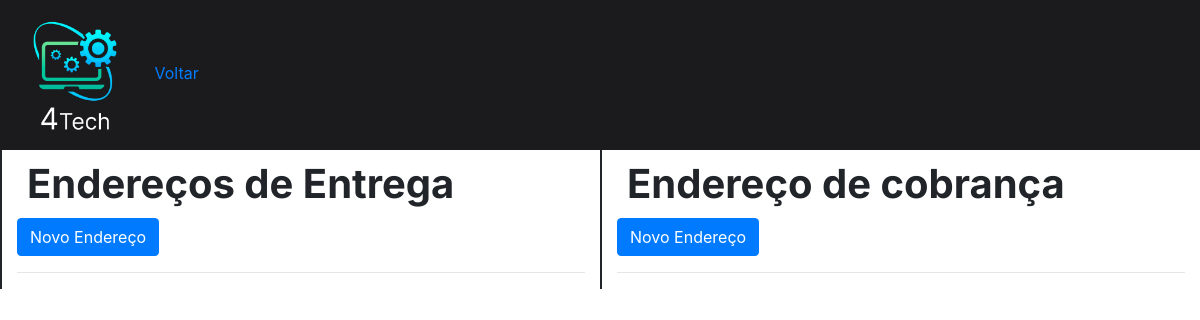
Before: /VisualizarEndereco.php?id=1 with the older database file.
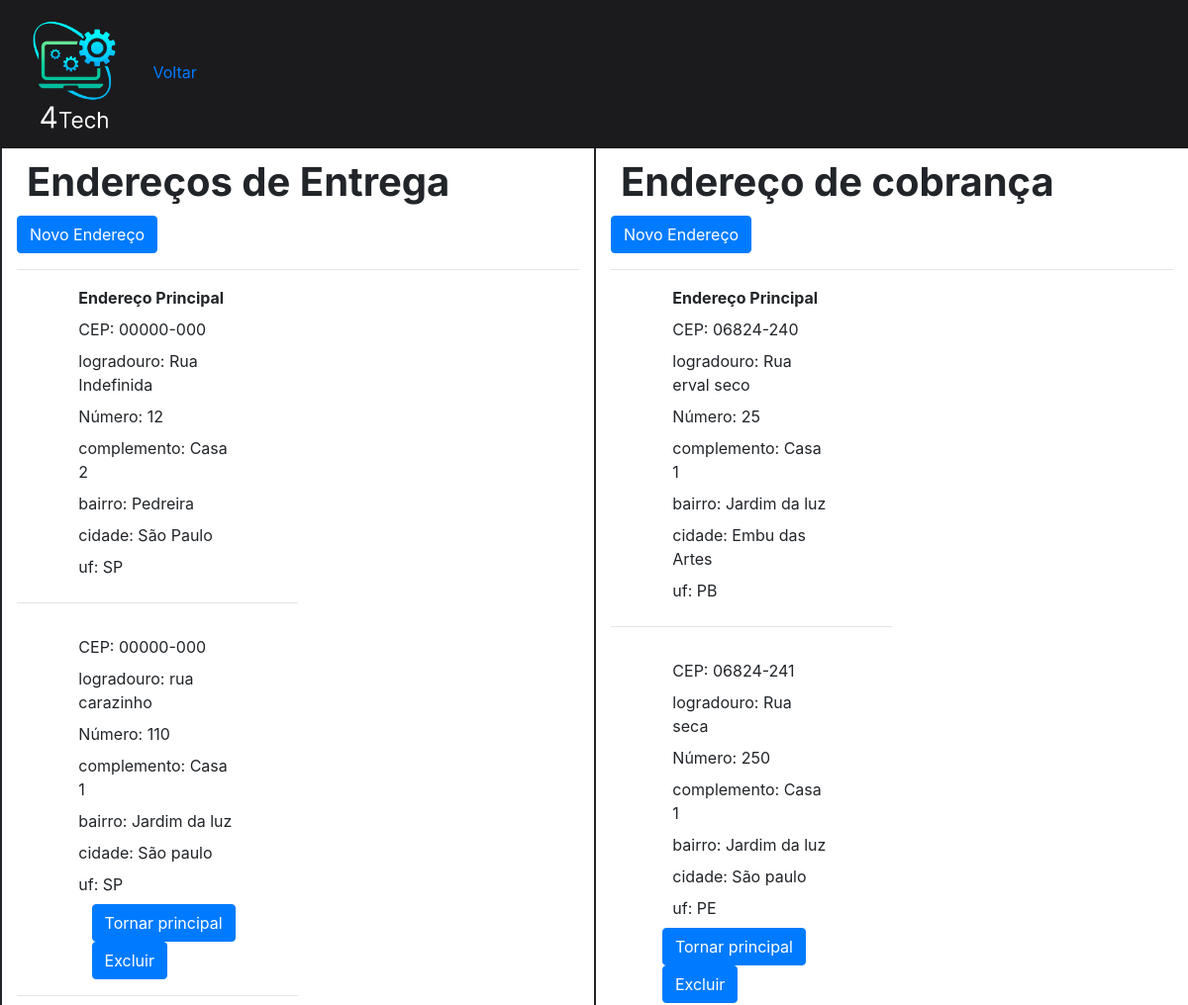
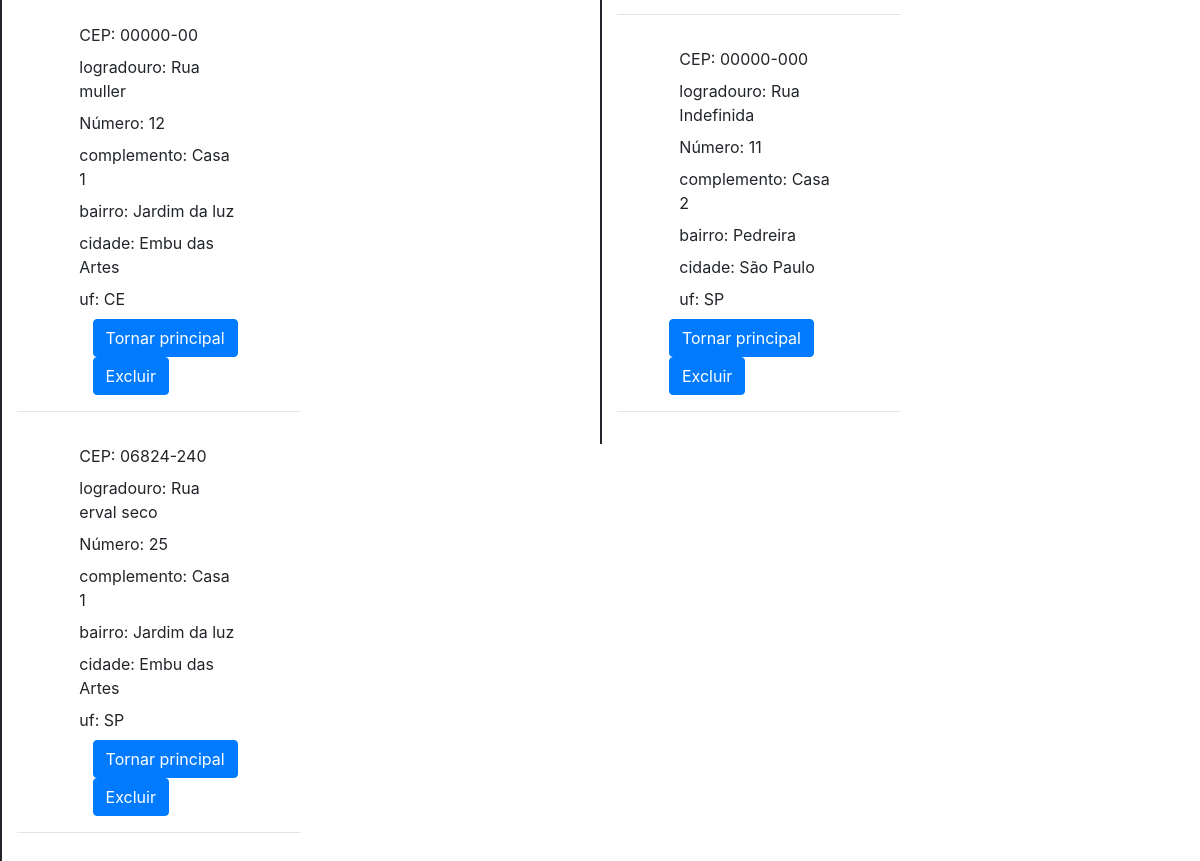
After: the same page with the newer database file (2 pictures, top to bottom).
### tables this page shows
CREATE TABLE `enderecos_de_entrega` (
  `id` int(10) NOT NULL,
  `cep` varchar(9) NOT NULL,
  `logradouro` varchar(200) NOT NULL,
  `numero_endereco` int(10) NOT NULL,
  `complemento` varchar(50) DEFAULT NULL,
  `bairro` varchar(100) NOT NULL,
  `cidade` varchar(50) NOT NULL,
  `uf` varchar(2) NOT NULL,
  `cliente_id` int(10) DEFAULT NULL,
  `status` enum('principal','secundario','inativo') DEFAULT NULL
);

CREATE TABLE `enderecos_de_cobranca` (
  `id` int(10) NOT NULL,
  `cep` varchar(9) NOT NULL,
  `logradouro` varchar(200) NOT NULL,
  `numero_endereco` int(10) NOT NULL,
  `complemento` varchar(50) NOT NULL,
  `bairro` varchar(100) NOT NULL,
  `cidade` varchar(50) NOT NULL,
  `uf` varchar(2) NOT NULL,
  `cliente_id` int(10) DEFAULT NULL,
  `status` enum('principal','secundario','inativo') DEFAULT NULL
);

### visualizarEndereco.php (the view, shortened to what this page needs)
<?php
include("conectar.php");
$id_cliente = isset($_GET['id']) ? $_GET['id'] : null;
$query_enderecos_entrega = "SELECT id, cep, logradouro, numero_endereco, complemento, bairro, cidade, uf, cliente_id, status
        FROM enderecos_de_entrega
        WHERE cliente_id = :id_cliente
        ORDER BY id DESC";
$result_enderecos_entrega = $conn->prepare($query_enderecos_entrega);
$result_enderecos_entrega->bindParam(':id_cliente', $id_cliente);
$result_enderecos_entrega->execute();
$query_enderecos_cobranca = "SELECT id, cep, logradouro, numero_endereco, complemento, bairro, cidade, uf, cliente_id, status
        FROM enderecos_de_cobranca
        WHERE cliente_id = :id_cliente
        ORDER BY id DESC";
$result_enderecos_cobranca = $conn->prepare($query_enderecos_cobranca);
$result_enderecos_cobranca->bindParam(':id_cliente', $id_cliente);
$result_enderecos_cobranca->execute();
?>
<!DOCTYPE html>
<html lang="pt-br">
<head>
    <link rel="stylesheet" href="css/visualizarEndereco.css">
    <link rel="stylesheet" href="https://stackpath.bootstrapcdn.com/bootstrap/4.1.3/css/bootstrap.min.css">
</head>
<body>
    <header>
        <div class="logo">
            <img src="img/Logo.png" alt="Logo da 4Tech">
            <a href="Perfil.php?id=<?= $id_cliente ?>">Voltar</a>
        </div>
    </header>
    <div class="container-fluid">
        <div class="row">
            <div class="col-md-6 box linha-vertical">
                <div class="area-visualizar">
                    <form id="form-visualizar" action="Controle_Cliente.php" method="POST">
                        <h1>Endereços de Entrega</h1>
                        <a href="novoEndereco.php?id=<?= $id_cliente ?>" class="btn btn-primary">Novo Endereço</a><hr/>
                        <?php
                        $has_principal = false;
                        while ($row_endereco = $result_enderecos_entrega->fetch(PDO::FETCH_ASSOC)) {
                            if ($row_endereco['status'] === 'principal') {
                                $has_principal = true;
                        ?>
                                <div class="dados-visualizar col-md-6">
                                    <div class="form-group row">
                                        <div class="col-md-8 offset-md-2">
                                            <label><strong>Endereço Principal</strong></label><br>
                                            <label>CEP: <?= $row_endereco['cep'] ?></label><br>
                                            <label>logradouro: <?= $row_endereco['logradouro'] ?></label><br>
                                            <label>Número: <?= $row_endereco['numero_endereco'] ?></label><br>
                                            <label>complemento: <?= $row_endereco['complemento'] ?></label><br>
                                            <label>bairro: <?= $row_endereco['bairro'] ?></label><br>
                                            <label>cidade: <?= $row_endereco['cidade'] ?></label><br>
                                            <label>uf: <?= $row_endereco['uf'] ?></label><br>
                                        </div>
                                        <hr/>
                                    </div>
                                </div>
                                <?php
                            }
                        }
                        if ($has_principal == true) {
                            $result_enderecos_entrega->execute();
                            while ($row_endereco = $result_enderecos_entrega->fetch(PDO::FETCH_ASSOC)) {
                                if ($row_endereco['status'] == 'secundario') {
                                ?>
                                    <div class="dados-visualizar col-md-6">
                                        <div class="form-group row">
                                            <div class="col-md-8 offset-md-2">
                                                <label>CEP: <?= $row_endereco['cep'] ?></label><br>
                                                <label>logradouro: <?= $row_endereco['logradouro'] ?></label><br>
                                                <label>Número: <?= $row_endereco['numero_endereco'] ?></label><br>
                                                <label>complemento: <?= $row_endereco['complemento'] ?></label><br>
                                                <label>bairro: <?= $row_endereco['bairro'] ?></label><br>
                                                <label>cidade: <?= $row_endereco['cidade'] ?></label><br>
                                                <label>uf: <?= $row_endereco['uf'] ?></label><br>
                                            </div>
                                                <?php if ($row_endereco['status'] === 'secundario') : ?>
                                                    <div class="col-md-8 offset-md-2">
                                                        <form method="POST" action="controle_Endereco.php">
                                                            <button type="submit" class="btn btn-primary offset-md-1" name="tornarPrincipalE">Tornar principal</button>
                                                            <button type="submit" class="btn btn-primary offset-md-1" name="excluirE">Excluir</button>
                                                        </form>
                                                    </div>
                                                    <hr/>
                                                <?php endif; ?>
                                        </div>
                                    </div>
                                <?php
                                }
                            }
                        }
                                ?>
                    </form>
                </div>
            </div>
            <div class="col-md-6 box linha-vertical">
                <div class="area-visualizar">
                    <form id="form-visualizar" action="Controle_Cliente.php" method="POST">
                        <h1>Endereço de cobrança</h1>
                        <a href="novoCobrancaEndereco.php?id=<?= $id_cliente ?>" class="btn btn-primary">Novo Endereço</a><hr/>
                        <?php
                        $has_principal = false;
                        while ($row_endereco = $result_enderecos_cobranca->fetch(PDO::FETCH_ASSOC)) {
                            if ($row_endereco['status'] === 'principal') {
                                $has_principal = true;
                        ?>
                                <div class="dados-visualizar col-md-6">
                                    <div class="form-group row">
                                        <div class="col-md-8 offset-md-2">
                                            <label><strong>Endereço Principal</strong></label><br>
                                            <label>CEP: <?= $row_endereco['cep'] ?></label><br>
                                            <label>logradouro: <?= $row_endereco['logradouro'] ?></label><br>
                                            <label>Número: <?= $row_endereco['numero_endereco'] ?></label><br>
                                            <label>complemento: <?= $row_endereco['complemento'] ?></label><br>
                                            <label>bairro: <?= $row_endereco['bairro'] ?></label><br>
                                            <label>cidade: <?= $row_endereco['cidade'] ?></label><br>
                                            <label>uf: <?= $row_endereco['uf'] ?></label><br>
                                        </div>
                                        <hr/>
                                    </div>
                                </div>
                                <?php
                            }
                        }
                        if ($has_principal == true) {
                            $result_enderecos_cobranca->execute();
                            while ($row_endereco = $result_enderecos_cobranca->fetch(PDO::FETCH_ASSOC)) {
                                if ($row_endereco['status'] == 'secundario') {
                                ?>
                                    <div class="dados-visualizar col-md-6">
                                        <div class="form-group row">
                                            <div class="col-md-8 offset-md-2">
                                                <label>CEP: <?= $row_endereco['cep'] ?></label><br>
                                                <label>logradouro: <?= $row_endereco['logradouro'] ?></label><br>
                                                <label>Número: <?= $row_endereco['numero_endereco'] ?></label><br>
                                                <label>complemento: <?= $row_endereco['complemento'] ?></label><br>
                                                <label>bairro: <?= $row_endereco['bairro'] ?></label><br>
                                                <label>cidade: <?= $row_endereco['cidade'] ?></label><br>
                                                <label>uf: <?= $row_endereco['uf'] ?></label><br>
                                            </div>
                                                <?php if ($row_endereco['status'] === 'secundario') : ?>
                                                    <div class=" col-md-8 offset-md-1">
                                                        <form method="POST" action="controle_Endereco.php">
                                                            <button type="submit" class="btn btn-primary offset-md-1" name="tornarPrincipalC">Tornar principal</button>
                                                            <button type="submit" class="btn btn-primary offset-md-1" name="excluirC">Excluir</button>
                                                        </form>
                                                    </div>
                                                <?php endif; ?>
                                            <hr/>
                                        </div>
                                    </div>
                        <?php
                                }
                            }
                        }
                                ?>
                    </form>
                </div>
            </div>
        </div>
</body>
</html>

### css/visualizarEndereco.css (style rules this page uses)
:root { --font-primary--: "Inter", serif; --font-secondary--: "Baloo da 2", serif; --font-action--: "Mulish", serif; --color-primary--: #1b1b1d; --color-secondary--: #b9d0fc; --color-action--: #3578F5; --color-error--: #e63636; }
hr { border-color: #aaa; box-sizing: border-box; width: 100%; }
.box { width: 50%; float: left; height: 100%; }
.linha-vertical { border-left: 2px solid; box-sizing: border-box; }
* { text-decoration: none; margin: 0; padding: 0; }
header { width: 100%; height: 150px; display: flex; justify-content: center; align-items: center; background-color: var(--color-primary--); }
.logo , .logo img { height: 100%; }
#form-visualizar h1 { margin: 10px; font-family: var(--font-primary--); font-weight: 700; }

Changed rows visible on the page:
now on this page (row edited): enderecos_de_entrega: cep "00000-000", logradouro "Rua Indefinida", numero_endereco "12", complemento "Casa 2", bairro "Pedreira", cidade "São Paulo", uf "SP", shown under "Endereços de Entrega"
added enderecos_de_entrega: cep "00000-000", logradouro "rua carazinho", numero_endereco "110", complemento "Casa 1", bairro "Jardim da luz", cidade "São paulo", uf "SP"
added enderecos_de_entrega: cep "00000-00", logradouro "Rua muller", numero_endereco "12", complemento "Casa 1", bairro "Jardim da luz", cidade "Embu das Artes", uf "CE"
added enderecos_de_entrega: cep "06824-240", logradouro "Rua erval seco", numero_endereco "25", complemento "Casa 1", bairro "Jardim da luz", cidade "Embu das Artes", uf "SP"
added enderecos_de_cobranca: cep "06824-240", logradouro "Rua erval seco", numero_endereco "25", complemento "Casa 1", bairro "Jardim da luz", cidade "Embu das Artes", uf "PB", shown under "Endereço de cobrança"
added enderecos_de_cobranca: cep "06824-241", logradouro "Rua seca", numero_endereco "250", complemento "Casa 1", bairro "Jardim da luz", cidade "São paulo", uf "PE"
now on this page (row edited): enderecos_de_cobranca: cep "00000-000", logradouro "Rua Indefinida", numero_endereco "11", complemento "Casa 2", bairro "Pedreira", cidade "São Paulo", uf "SP"
